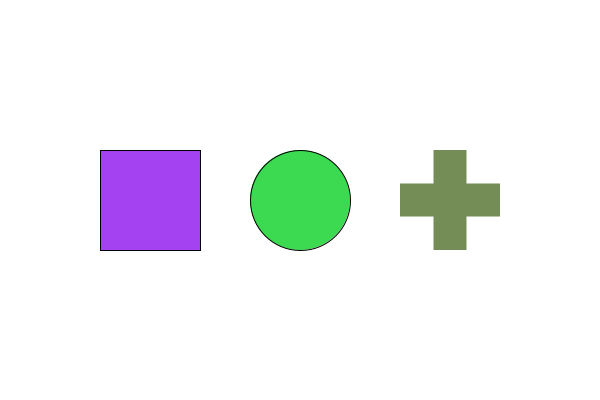
Frame 1 (no input)
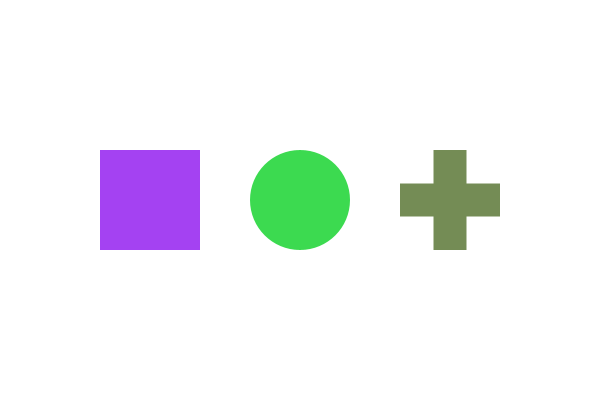
Frame 60 (the mouse pressed at the canvas centre just before this capture)
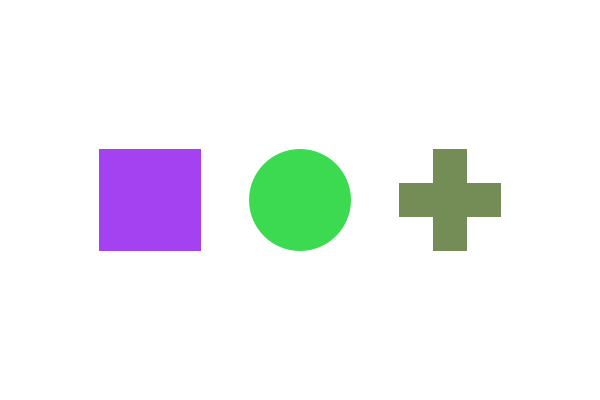
Frame 120 (the mouse held since frame 60 and released just before this capture)

The Processing sketch that drew these frames (run headless with seeded random() and noise(); from frame 60 on, the mouse is pressed at the canvas centre):

// Processing sketch: PRUEBA3
// ── PRUEBA3.pde
//DEFINO OBJETOS DE CLASES
Square square1;
Circle circle1;
Cross cross1;

//VARIABLES GLOBALES PARA CAMBIAR EL TAMANO
int globalSize = 100; //TAMANO VARIABLE
int globalSize2 = 140; //TAMANO ESTATICO SOLO PARA QUE NO SE HAGN MAS GRANDES LAS FIGURAS

void setup() {
  //TAMANO DE PANTALLA
  size(600, 400);
  
  //CREACION DE LOS OBJETOS
  square1 = new Square(globalSize, width/4, height/2, int(random(0, 255)), int(random(0, 255)), int(random(0, 255))); //size, posX,posY, color (RGB)(random)
  circle1 = new Circle(globalSize, width/2, height/2, int(random(0, 255)), int(random(0, 255)), int(random(0, 255))); //size, posX,posY, color (RGB)(random)
  cross1 = new Cross(globalSize, ((width/2)+(width/4)), height/2, int(random(0, 255)), int(random(0, 255)), int(random(0, 255))); //size, posX,posY, color (RGB)(random)
}

void draw() {
  
  background(255);
  //MUESTRO MIS OBJETOS
  square1.showSquare();
  circle1.showCircle();
  cross1.showCross();
}

void mousePressed() {
  int ifVar = globalSize2;
  if (globalSize >= ifVar) {
    //TAMANO NORMAL
    globalSize = 100;
    
    //CAMBIO DE COLOR Y LO SETEO
    square1.setColorR(int(random(0, 255)));
    square1.setColorG(int(random(0, 255)));
    square1.setColorB(int(random(0, 255)));

    circle1.setColorR(int(random(0, 255)));
    circle1.setColorG(int(random(0, 255)));
    circle1.setColorB(int(random(0, 255)));

    cross1.setColorR(int(random(0, 255)));
    cross1.setColorG(int(random(0, 255)));
    cross1.setColorB(int(random(0, 255)));
  }
  
  //AGREGO TAMANO Y LO SETEO
  globalSize += 2;
  square1.setSize(globalSize);
  circle1.setSize(globalSize);
  cross1.setSize(globalSize);
}

// ── Circle.pde
class Circle extends Shape {
//CONSTRUCTOR
  Circle(int size, int posX, int posY, int colorR, int colorG, int colorB) {
    super(size, colorR,colorG,colorB, posX, posY);
  }
  //MOSTRAR FIGURA
  void showCircle() {
    rectMode(CENTER);
    fill(getColorR(),getColorG(),getColorB());
    ellipse(getPosX(), getPosY(), getSize(),getSize());
  }
}

// ── Cross.pde
class Cross extends Shape{
  //CONSTRUCTOR
  Cross(int size, int posX, int posY, int colorR, int colorG, int colorB){
    super(size, colorR,colorG,colorB, posX, posY);
  }
    //MOSTRAR FIGURA
  void showCross(){
    rectMode(CENTER);
    fill(getColorR(),getColorG(),getColorB());
    noStroke();
    rect(getPosX(), getPosY(), getSize(),getSize()/3);
    rect(getPosX(), getPosY(), getSize()/3,getSize());
    
    
    
  }
  
  
  
}

// ── Shape.pde
class Shape {

  //FUNCIONES MIEMBRO
  //CONSTRUCTOR
  Shape(int size, int colorR,int colorG,int colorB, int posX, int posY) {
    setSize(size);
    
    setColorR(colorR);
    setColorG(colorG);
    setColorB(colorB);
    
    setPosX(posX);
    setPosY(posY);
  }


//SETTERS Y GETTERS
  void setSize(int size) {
    this.size  = size;
  }

  int getSize() {
    return this.size;
  }

  void setColorR(int colorR) {
    this.colorR  = colorR;
  }
  
  void setColorG(int colorG) {
    this.colorG  = colorG;
  }
  
  void setColorB(int colorB) {
    this.colorB  = colorB;
  }

  int getColorR() {
    return this.colorR;
  }
  
  int getColorG() {
    return this.colorG;
  }
  
  int getColorB() {
    return this.colorB;
  }

  void setPosX(int posX) {
    this.posX = posX;
  }

  void setPosY(int posY) {
    this.posY = posY;
  }
  
  int getPosX(){
    return this.posX;
  }
  
   int getPosY(){
    return this.posY;
  }
  
  



  //DATOS MIEMBRO
  //TAMANO
  int size = 0;
  //COLOR
  int colorR = 0;
  int colorG=0;
  int colorB=0;
  //POSICION
  int posX = 0;
  int posY = 0;
}

// ── Square.pde

class Square extends Shape{
  //CONSTRUCTOR
  Square(int size, int posX, int posY, int colorR, int colorG, int colorB){
    super(size, colorR,colorG,colorB, posX, posY);
  }
  
  //MOSTRAR FIGURA
  void showSquare(){
    rectMode(CENTER);
    fill(getColorR(),getColorG(),getColorB());
    square(getPosX(), getPosY(), getSize());
  }
  
  
}
